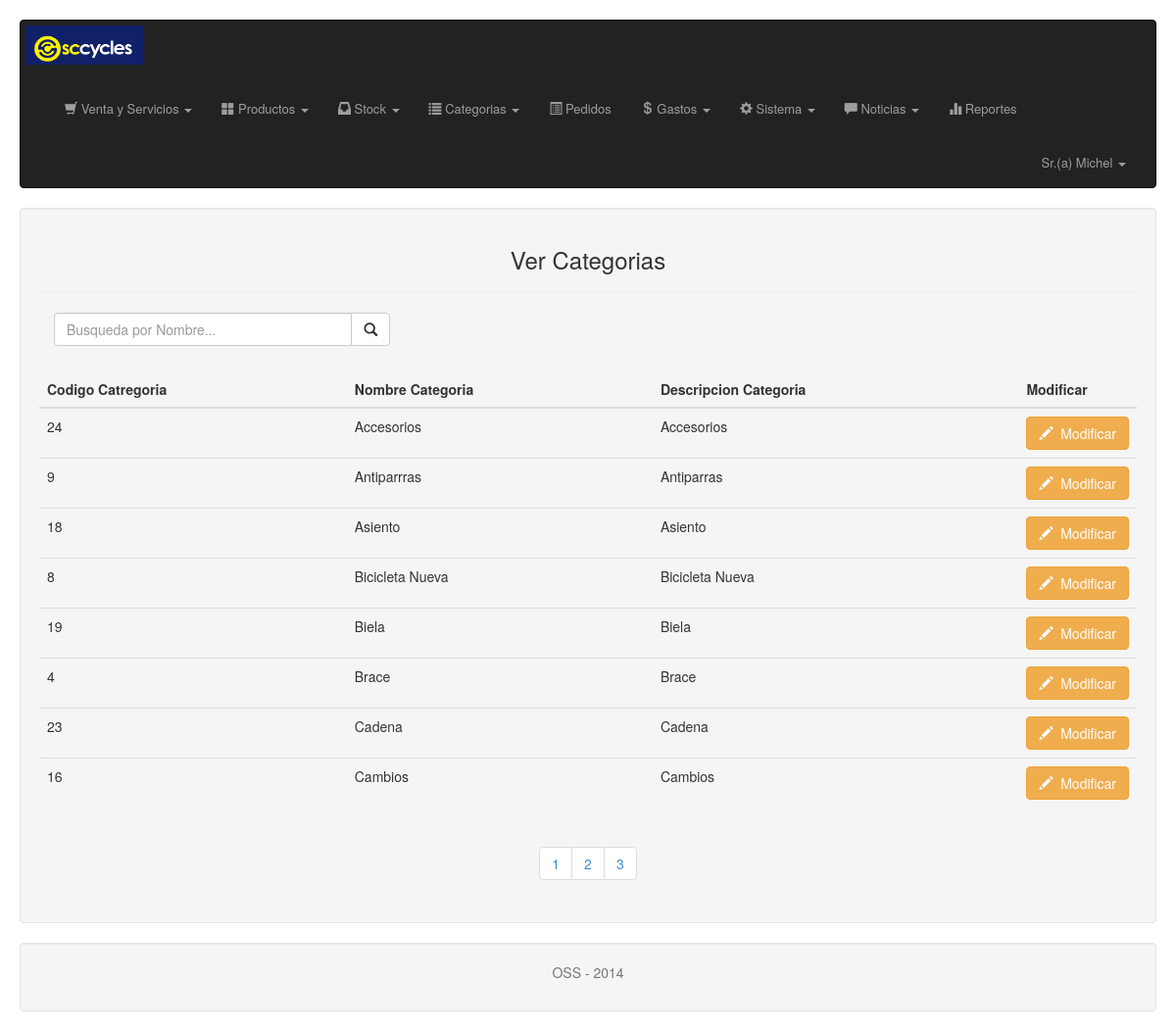
Screenshot of /admin/vista/vista_ver_categorias.php (signed in) with the database file from the repository.
### tables this page shows
CREATE TABLE Categorias
(
  cat_id Int NOT NULL AUTO_INCREMENT,
  cat_nombre Varchar(50) NOT NULL,
  cat_descripcion Varchar(100),
 PRIMARY KEY (cat_id)
);

### admin/modelo/modelo_categorias.php (called while the page is built, shortened)
<?php
function conectar()
{
    $link=mysql_connect('localhost','root','') or die("Error en la Conexion.");
    return $link;
}
function muestraCategorias()
{
    $link=conectar();
    $a=array();
    $x=0;
    $sql=("SELECT * FROM categorias ORDER BY cat_nombre ASC");
    $res=mysql_query($sql, $link) or die("Error en: $sql: " . mysql_error());
    while($f=mysql_fetch_assoc($res))
    {
        $a[$x]=$f;
        $x++;
    }
    return $a;
}
?>

### admin/vista/vista_ver_categorias.php (the view, shortened to what this page needs)
<?php
include_once('../modelo/modelo_categorias.php');
$res = muestraCategorias();
?>
<!DOCTYPE html>
<html lang="en">
  <head>
    <link rel="stylesheet" type="text/css" href="../css/bootstrap.css"  />
 </head>
  <body>
  <?php include($_SESSION['header']);  ?>
          <div class="well" style="height:auto;">
           <h3 class="text-center">Ver Categorias</h3><hr>
           <form id="iform" name="iform">
            <div class="col-xs-6 col-md-4">
            <div class="input-group">
            <input type="text" id="txt_consulta" name="txt_consulta" class="form-control" placeholder="Busqueda por Nombre..." required/>
                <div class="input-group-btn">
                 <button type="submit" class="btn btn-default" id="btn_consulta">
                  <span class="glyphicon glyphicon-search"></span>
                  </button>
                </div>
            </div>
          </div>
           </form>
           <br>
           <br>
           <br>
           <table class="table">
            <thead>
                    <tr>
                        <th>
                            Codigo Catregoria
                        </th>
                        <th>
                             Nombre Categoria
                        </th>
                         <th>
                             Descripcion Categoria
                        </th>
                        <th>
                            Modificar
                        </th>
                    </tr>
            </thead>
             <tbody>
             <?php
             if(isset($_GET['txt_consulta']))
             {
                 $res2 = muestraCategoriaCod($_GET['txt_consulta']);
                 foreach ($res2 as $f) { ?>
                     <tr class="post">
                         <th style="font-weight:100"><?php echo $f['cat_id']; ?></th>
                         <th style="font-weight:100"><?php echo $f['cat_nombre']; ?></th>
                         <th style="font-weight:100"><?php echo $f['cat_descripcion']; ?></th>
                         <th width="30px"><a href="vista_ver_categorias.php?codigo=<?php print($f['cat_id'])?>" class="btn btn-warning"><span class="glyphicon glyphicon-pencil"></span>&nbsp Modificar</a></th>
                     </tr>
                 <?php
                 }
             }
             else
             {
             ?>
             <?php if($res==true) { ?>
             <?php
             foreach($res as $f)
             {
                 ?>
                 <tr class="post">
                     <th style="font-weight:100"><?php echo $f['cat_id']; ?></th>
                     <th style="font-weight:100"><?php echo $f['cat_nombre']; ?></th>
                     <th style="font-weight:100"><?php echo $f['cat_descripcion']; ?></th>
                     <th width="30px"><a href="vista_ver_categorias.php?codigo=<?php print($f['cat_id'])?>" class="btn btn-warning"><span class="glyphicon glyphicon-pencil"></span>&nbsp Modificar</a></th>
                 </tr>
             <?php
             }
             ?>
             </tbody>
               <?php }
               else
               {
                   echo ("<tr><td><h4>&nbsp;&nbsp;&nbsp;No hay categorias</h4></td></tr>");
               }   }?>
           </table>
              <?php include('/includes/paginador.php');  ?>
              <?php include('/includes/footer.php');  ?>
  </body>
</html>

### admin/vista/includes/header_superadmin.php (shortened to what this page needs)
<nav class="navbar navbar-inverse" role="navigation">
    <div class="container-fluid">
        <div class="navbar-header">
            <a class="navbar-brand" href="vista_inicio_admin.php">
                <img alt="Brand" src="../img/logo.png" style="width:120px;height:40px;">
            </a>
        </div>
        <div class="collapse navbar-collapse" id="bs-example-navbar-collapse-1" style="font-size: 13px;">
            <ul class="nav navbar-nav">
                <li class="dropdown">
                    <a href="#" class="dropdown-toggle" data-toggle="dropdown" role="button" aria-expanded="false"> <span class="glyphicon glyphicon-shopping-cart"></span> Venta y Servicios <span class="caret"></span></a>
                </li>
                <li class="dropdown">
                    <a href="#" class="dropdown-toggle" data-toggle="dropdown" role="button" aria-expanded="false"> <span class="glyphicon glyphicon-th-large"></span> Productos <span class="caret"></span></a>
                </li>
                <li class="dropdown">
                    <a href="#" class="dropdown-toggle" data-toggle="dropdown" role="button" aria-expanded="false"> <span class="glyphicon glyphicon-inbox"></span> Stock <span class="caret"></span></a>
                </li>
                <li class="dropdown">
                    <a href="#" class="dropdown-toggle" data-toggle="dropdown" role="button" aria-expanded="false"> <span class="glyphicon glyphicon-list"></span> Categorias <span class="caret"></span></a>
                </li>
                <li> <a href="vista_pedidos.php"><span class="glyphicon glyphicon-list-alt"></span> Pedidos </a></li>
                <li class="dropdown">
                    <a href="#" class="dropdown-toggle" data-toggle="dropdown" role="button" aria-expanded="false"> <span class="glyphicon glyphicon-usd"></span> Gastos <span class="caret"></span></a>
                </li>
                <li class="dropdown">
                    <a href="#" class="dropdown-toggle" data-toggle="dropdown" role="button" aria-expanded="false"> <span class="glyphicon glyphicon-cog"></span> Sistema <span class="caret"></span></a>
                </li>
                <li class="dropdown">
                    <a href="#" class="dropdown-toggle" data-toggle="dropdown" role="button" aria-expanded="false"> <span class="glyphicon glyphicon-comment"></span> Noticias <span class="caret"></span></a>
                </li>
                <li>
                 <a href="reportes.php"><span class="glyphicon glyphicon-stats"></span> Reportes</a>
                </li>
            </ul>
            <ul class="nav navbar-nav navbar-right">
                <li class="dropdown">
                    <a class="dropdown-toggle" data-toggle="dropdown" role="button" aria-expanded="false">Sr.(a) <?php echo $_SESSION['usu_nombre']; ?> <span class="caret"></span></a>
                </li>
            </ul>
        </div>
    </div>
</nav>

### admin/vista/includes/paginador.php
<nav class="paginate text-center">
 </nav>
  </div>

### admin/vista/includes/footer.php
<section>
         <footer>
       <div class="well">
         <p class="text-muted" align="center">OSS - 2014</p>
   </div>
     </footer>
      </section>

### rows the page displays
categorias: cat_id "24", cat_nombre "Accesorios", cat_descripcion "Accesorios"
categorias: cat_id "9", cat_nombre "Antiparrras", cat_descripcion "Antiparras"
categorias: cat_id "18", cat_nombre "Asiento", cat_descripcion "Asiento"
categorias: cat_id "8", cat_nombre "Bicicleta Nueva", cat_descripcion "Bicicleta Nueva"
categorias: cat_id "19", cat_nombre "Biela", cat_descripcion "Biela"
categorias: cat_id "4", cat_nombre "Brace", cat_descripcion "Brace"
categorias: cat_id "23", cat_nombre "Cadena", cat_descripcion "Cadena"
categorias: cat_id "16", cat_nombre "Cambios", cat_descripcion "Cambios"

### other values shown
$_SESSION['usu_nombre'] "Michel"
